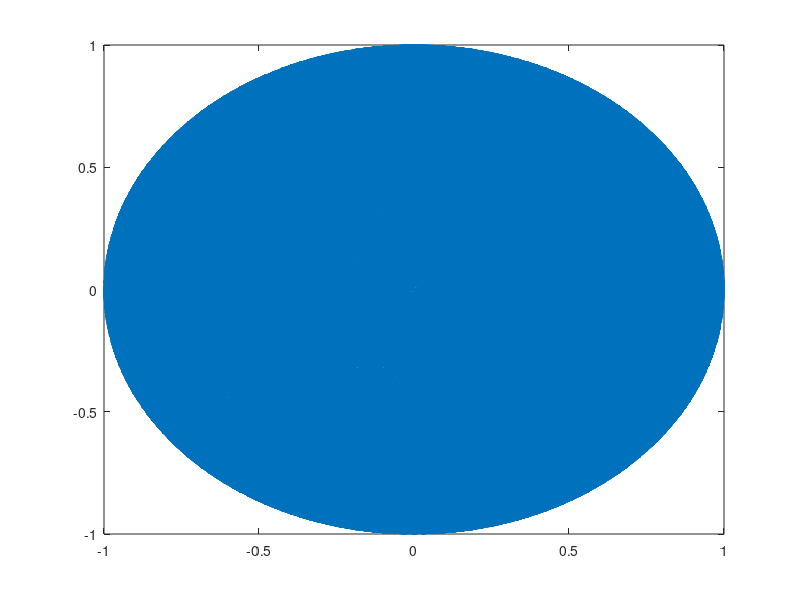
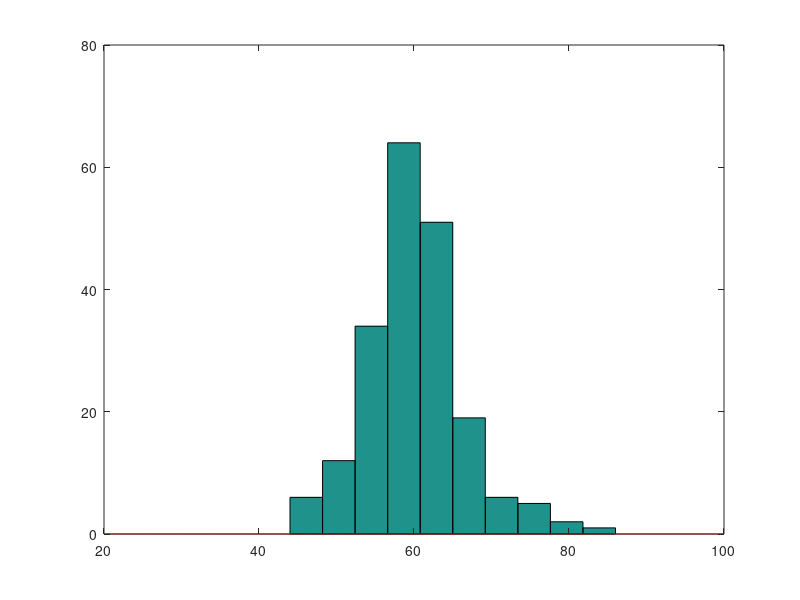

MATLAB code to generate these figures, in order:
% Home assignment 4 - Simulation of complex systems
% recommended commands: gplot and sparse
clear all
clc

%task 1 - Erdos-Reniy model
N = 200;         %nbr of nodes
p = 0.3;        %probability of connecting nodes
k = 1:N;
A = sparse(N,N); %ajacancy matrix
randConnections = rand(1,N*N);
A(randConnections < p) = 1;
%empty bottom half of adjacancy matrix to get right number of edges
for i = 1:N
    A(i,1:i) = 0;
end
A = A+A';       % make symmetric (undirected graph)
full(sum(sum(A),2))/2   %divided by two because there are two contributions from each edge (symmetric)
p*N*(N-1)/2


%Create circular points
angleStep = 2*pi/N;
coordinates = [cos(angleStep*k); sin(angleStep*k)];

gplot(A, coordinates')

%Distribution
distr = full(sum(A,2));
%theoretical distribution
kMin = 20;
kMax = 100;
k = kMin:kMax;
P = zeros(1,kMax-kMin+1);
% P = factorial(N-1)./factorial(k)*p.^k*(1-p).^(N-1-k);
for k =kMin:kMax
    top = prod(N-1-k:N-1);
    bottom = prod(1:N-1-k);
    P(k-kMin+1) = top/bottom*p^k * (1-p)^(N-1-k);
end

hold off
figure(2)
hist(distr)
hold on
plot([kMin:kMax], P, 'r')
axis([kMin kMax 0 80])
% histogram(distr)